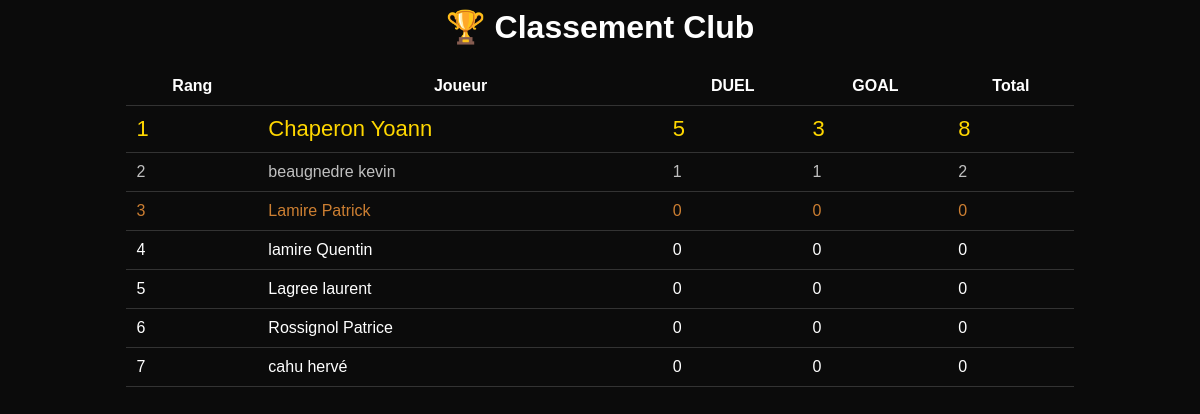
The app's page /global, older data.
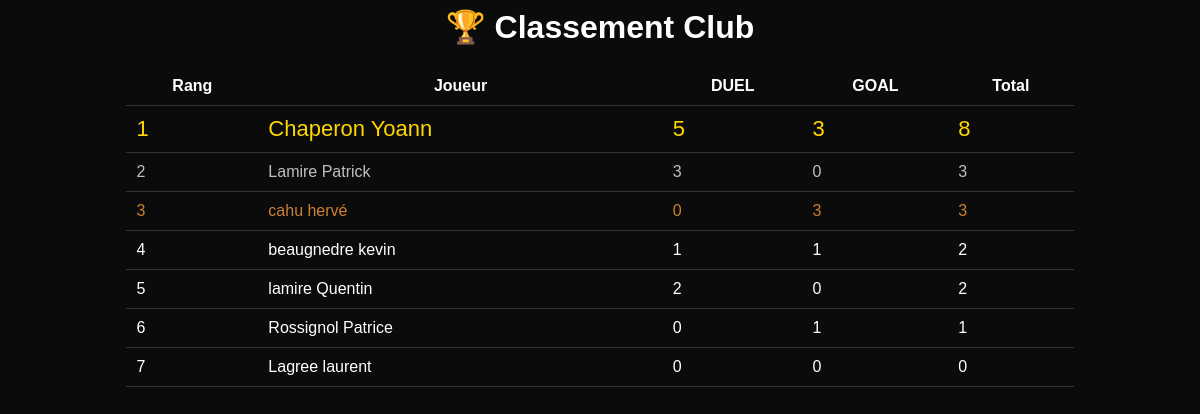
The same page, newer data.
### app.py (models this page shows)
class Player(db.Model):
    id = db.Column(db.Integer, primary_key=True)
    name = db.Column(db.String(100))
    photo = db.Column(db.String(200), default="/static/img/default.png")
    duel = db.Column(db.Integer, default=0)
    goal = db.Column(db.Integer, default=0)
    matches = db.Column(db.Integer, default=0)
    wins = db.Column(db.Integer, default=0)
    losses = db.Column(db.Integer, default=0)

### app.py (the view)
@app.route("/global")
def global_view():
    players = Player.query.order_by((Player.duel + Player.goal).desc()).all()
    return render_template("global.html", players=players)

### templates/global.html (shortened to what this page needs)
<html>
<head>
    <link rel="stylesheet" href="/static/css/style.css">
</head>
<body>
    <h1>🏆 Classement Club</h1>
    <table>
        <tr>
            <th>Rang</th>
            <th>Joueur</th>
            <th>DUEL</th>
            <th>GOAL</th>
            <th>Total</th>
        </tr>
        {% for p in players %}
        <tr class="rank{{loop.index}}">
            <td>{{loop.index}}</td>
            <td>{{p.name}}</td>
            <td>{{p.duel}}</td>
            <td>{{p.goal}}</td>
            <td>{{p.duel+p.goal}}</td>
        </tr>
        {% endfor %}
    </table>
</body>
</html>

### static/css/style.css (style rules this page uses)
body { background:#0b0b0b; color:white; font-family:Arial; text-align:center; }
table { width:80%; margin:auto; border-collapse:collapse; }
td,th { padding:10px; border-bottom:1px solid #333; }
.rank1 { color:gold; font-size:22px; }
.rank2 { color:silver; }
.rank3 { color:#cd7f32; }

Row changes from the older to the newer data that the page shows:
changed Player "Lamire Patrick": duel "0" → "3"; p.duel+p.goal "0" → "3"; moves up the list
changed Player "cahu hervé": goal "0" → "3"; p.duel+p.goal "0" → "3"; moves up the list
changed Player "lamire Quentin": duel "0" → "2"; p.duel+p.goal "0" → "2"
changed Player "Rossignol Patrice": goal "0" → "1"; p.duel+p.goal "0" → "1"; moves down the list
